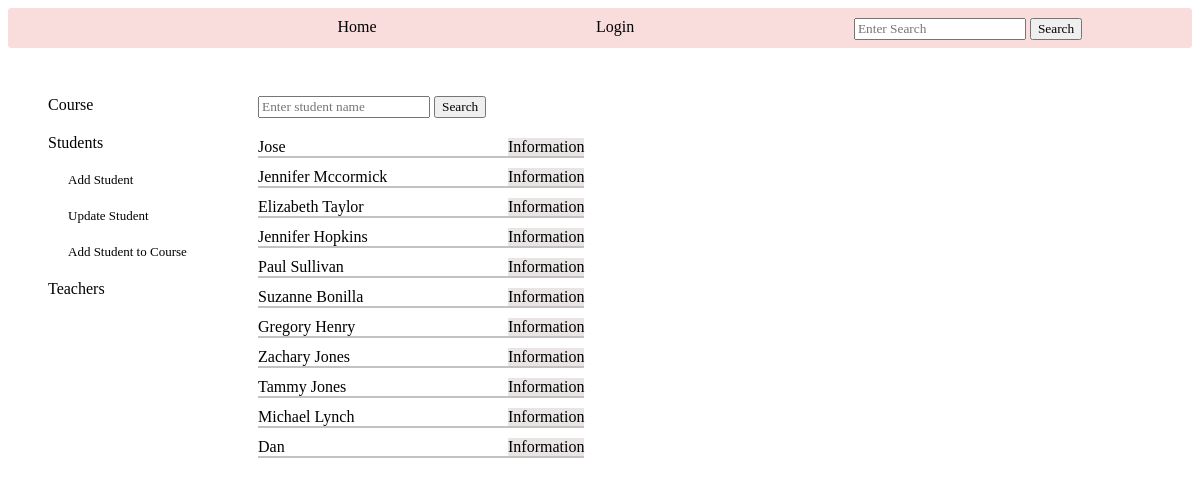
The page /admin_students on the database as committed earlier.
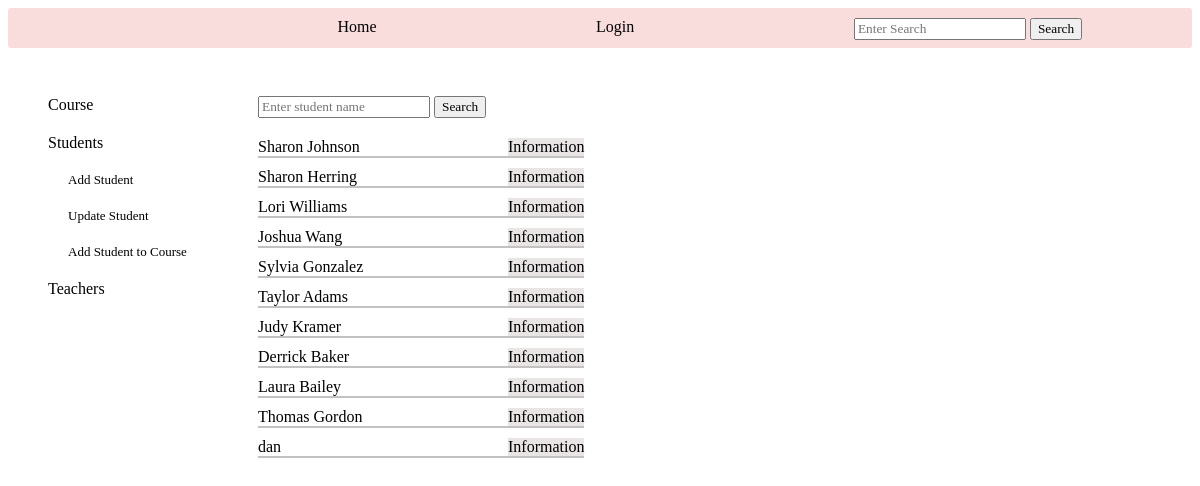
The same page on the database as committed later.
### tables this page shows
CREATE TABLE students (
        id INTEGER PRIMARY KEY,
        name TEXT NOT NULL,
        email TEXT UNIQUE,
        phone TEXT UNIQUE,
        user_id INTEGER,
        FOREIGN KEY(user_id) REFERENCES new_users (id)
        );

### app.py (the view, shortened to what this page needs)
@app.route('/admin_students', methods=['GET', 'POST'])
def admin_students(): # students information and actions for admin
    log=check_log()
    info=info_user()
    form=['create']
    return render_template('admin_students.html', log=log, info=info, form=form, student_attend='', student_dict='', students=create_students_objects(crud.read_all('students')))

### app.py (called while the page is built)
def check_log(): #check if user is loged in or not
    log_result={}
    if "name" in session:
        link='/logout'
        log='Logout'
        log_result['link']=link
        log_result['log']=log
        return log_result
    else:
        link='/login'
        log='Login'
        log_result['link']=link
        log_result['log']=log
        return log_result

def info_user(): # get user info
    if "role" in session:
        info={}
        if session['role']=='admin':
            info['id']=session['id']
            info['link']=f"/administrator/{session['id']}"
            info['word']='Administrator'
            info['hello']=f"Hello {crud.admin_name(session['id'])}- what do you want to do?"
        if session['role']=='teacher':
            info['id']=session['id']
            info['link']=f"/teacher_profile/{session['id']}"
            info['word']=f"Welcome {crud.teacher_name(session['id'])}"
            info['class']='user_hello'
        if session['role']=='student':
            info['id']=session['id']
            info['link']=f"/student_profile/{session['id']}"
            info['word']=f"Welcome {crud.student_name(session['id'])}"
            info['class']='user_hello'
        return info

### crud.py (called while the page is built)
def read_all(table):
    return query(f"SELECT * FROM {table}")

### functions.py (called while the page is built)
def create_students_objects(students: list):
    students_objects=[classes.Student(student[0], student[1], student[2], student[3]) for student in students]
    return students_objects

### setup_db.py (called while the page is built)
def query(sql):
    with sqlite3.connect('students.db') as conn:
        cur=conn.cursor()
        cur.execute(sql)
        return cur.fetchall()

### templates/admin_students.html (shortened to what this page needs)
{% include "admin_nav_students.html" %}
    <div class="admin_students_main">
        <div class="main_student_search">
            <div class="student_search">
                {% for f in form %}
                <form action="" method="POST">
                    <input type="text" name="search" placeholder="Enter student name">
                    <input type="submit" value="Search">
                </form>
                {% endfor %}
            </div>
            <div class="students_list">
                {% for student in students %}
                <div class="student_info">
                    <div class="student_name">{{student.name}}</div>
                    <a href="/student_info/{{student.tid}}">Information</a>
                </div>
                {% endfor %}
            </div>
        </div>
        <div class="student_courses">
            <div class="average_course_attend">
            </div>
        </div>
    </div>
    <div class="info_more_links">
    </div>
</div>

### templates/admin_nav_students.html (shortened to what this page needs)
{% extends "base.html" %}
{% block content %}
<div class="admin_pages">
    <div class="links">
        <div class="link"><a href="/admin_courses">Course</a></div>
        <div class="link"><a href="/admin_students">Students</a></div>
            <div class="more_links">
                <div class="link"><a href="/add_student">Add Student</a></div>
                <div class="link"><a href="/update_students">Update Student</a></div>
                <div class="link"><a href="/student_registration">Add Student to Course</a></div>
            </div>
        <div class="link"><a href="/admin_teachers">Teachers</a></div>
    </div>
{% endblock %}

### templates/base.html
{% include "header.html" %}
{% block content %}
{% endblock %}

### templates/header.html (shortened to what this page needs)
<!DOCTYPE html>
<html lang="en">
<head>
    <link rel="stylesheet" href="../static/style.css">
</head>
<body>
 <div class="navbar">
    <a href="/home">Home</a>
    <a href="{{log.link}}">{{log.log}}</a>
    <form action="/search" method="">
        <input type="text" name="search" placeholder="Enter Search">
        <input type="submit" value="Search">
    </form>
 </div>

### static/style.css (style rules this page uses)
input { font-family: 'Times New Roman', Times, serif; }
.links { display: flex; flex-direction: column; gap: 20px; margin-left: 20px; grid-column: 1; grid-row: 2; }
.link>* { text-decoration: none; color: black; }
.more_links { display: flex; flex-direction: column; gap: 20px; margin-left: 20px; font-size:small; width: 120px; }
.navbar { width: 100%; height: 40px; text-decoration: none; display: flex; justify-content: space-around; background-color: rgb(249, 220, 220); border-radius: 3px 3px 3px 3px; }
.navbar>* { text-decoration: none; color: black; height: max-content; margin-top: 10px; }
.admin_pages { display: grid; grid-template-columns: max-content max-content; grid-template-rows: max-content max-content; column-gap: 70px; row-gap: 10px; margin-left: 20px; }
.info_more_links { display: flex; gap: 5px; grid-row: 1; grid-column: 2; height: 18px; margin-left: 320px; }
.average_course_attend { display: flex; flex-direction: column; gap: 5px; }
.admin_students_main { grid-column: 2; grid-row: 2; display: flex; }
.main_student_search { display: flex; flex-direction: column; gap:20px; }
.students_list { display: flex; flex-direction: column; gap:10px; justify-content: space-between; }
.students_list>div { border-bottom: solid; border-width: 2px; border-color: rgb(195, 193, 193); }
.student_info { display: flex; }
.student_info>a { text-decoration: none; color: black; background-color: rgb(233, 229, 229); }
.student_name { width:250px; }
.student_courses { display: flex; flex-direction: column; gap: 20px; }

Rows that differ between the two databases and show on the page:
removed students: name "Jose"
removed students: name "Jennifer Mccormick"
removed students: name "Zachary Jones"
added students: name "Sharon Johnson"
added students: name "Sharon Herring"
changed students: name "Elizabeth Taylor" → "Lori Williams"
changed students: name "Jennifer Hopkins" → "Joshua Wang"
changed students: name "Paul Sullivan" → "Sylvia Gonzalez"
changed students: name "Suzanne Bonilla" → "Taylor Adams"
changed students: name "Gregory Henry" → "Judy Kramer"
added students: name "Derrick Baker"
changed students: name "Tammy Jones" → "Laura Bailey"
changed students: name "Michael Lynch" → "Thomas Gordon"
changed students: name "Dan" → "dan"
